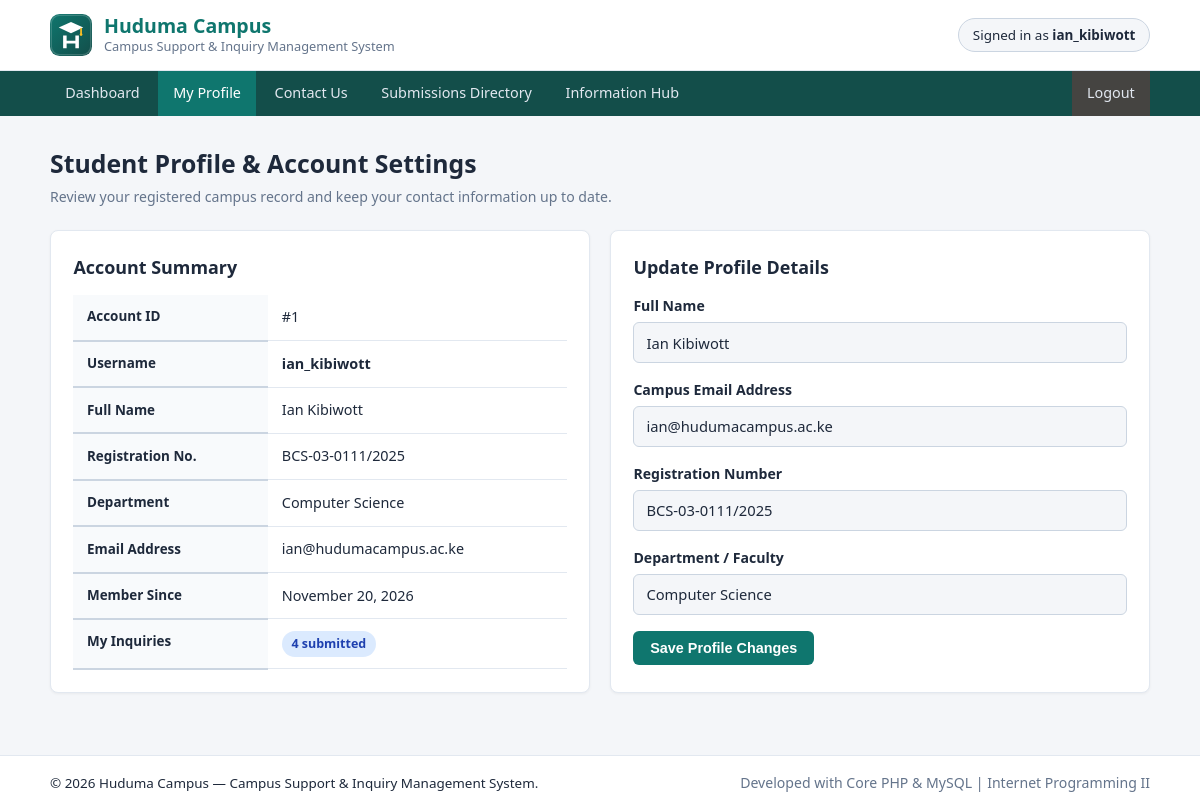
The page /pages/profile.php (signed in) on the database its author committed.
### tables this page shows
CREATE TABLE users (
    id INT AUTO_INCREMENT PRIMARY KEY,
    username VARCHAR(50) NOT NULL UNIQUE,
    email VARCHAR(120) NOT NULL UNIQUE,
    password_hash VARCHAR(255) NOT NULL,
    full_name VARCHAR(100) NOT NULL,
    reg_number VARCHAR(40) NOT NULL DEFAULT 'N/A',
    department VARCHAR(80) NOT NULL DEFAULT 'General',
    created_at DATETIME NOT NULL DEFAULT CURRENT_TIMESTAMP,
     
    INDEX idx_users_email (email),
    INDEX idx_users_username (username)
);

### pages/profile.php (the view, shortened to what this page needs)
<?php
require_once __DIR__ . '/../config/db.php';
$userId  = (int)$_SESSION['user_id'];
$userStmt = $pdo->prepare(
    "SELECT id, username, email, full_name, reg_number, department, created_at
     FROM users
     WHERE id = :id
     LIMIT 1"
);
$userStmt->execute([':id' => $userId]);
$user = $userStmt->fetch();
$countStmt = $pdo->prepare("SELECT COUNT(id) FROM submissions WHERE user_id = :user_id");
$countStmt->execute([':user_id' => $userId]);
$myInquiryCount = (int)$countStmt->fetchColumn();
include __DIR__ . '/../includes/header.php';
?>
<section class="page-header">
    <h1>Student Profile &amp; Account Settings</h1>
    <p class="muted">Review your registered campus record and keep your contact information up to date.</p>
</section>
<section class="grid-2">
    <div class="card">
        <h2>Account Summary</h2>
        <table class="data-table">
            <tbody>
                <tr>
                    <th>Account ID</th>
                    <td>#<?= (int)$user['id'] ?></td>
                </tr>
                <tr>
                    <th>Username</th>
                    <td><strong><?= htmlspecialchars($user['username'], ENT_QUOTES, 'UTF-8') ?></strong></td>
                </tr>
                <tr>
                    <th>Full Name</th>
                    <td><?= htmlspecialchars($user['full_name'], ENT_QUOTES, 'UTF-8') ?></td>
                </tr>
                <tr>
                    <th>Registration No.</th>
                    <td><?= htmlspecialchars($user['reg_number'], ENT_QUOTES, 'UTF-8') ?></td>
                </tr>
                <tr>
                    <th>Department</th>
                    <td><?= htmlspecialchars($user['department'], ENT_QUOTES, 'UTF-8') ?></td>
                </tr>
                <tr>
                    <th>Email Address</th>
                    <td><?= htmlspecialchars($user['email'], ENT_QUOTES, 'UTF-8') ?></td>
                </tr>
                <tr>
                    <th>Member Since</th>
                    <td><?= htmlspecialchars(date('F j, Y', strtotime($user['created_at'])), ENT_QUOTES, 'UTF-8') ?></td>
                </tr>
                <tr>
                    <th>My Inquiries</th>
                    <td><span class="badge badge-progress"><?= $myInquiryCount ?> submitted</span></td>
                </tr>
            </tbody>
        </table>
    </div>
    <div class="card">
        <h2>Update Profile Details</h2>
        <form method="POST" action="profile.php" novalidate>
            <div class="form-group">
                <label for="full_name">Full Name</label>
                <input type="text" id="full_name" name="full_name"
                       value="<?= htmlspecialchars($user['full_name'], ENT_QUOTES, 'UTF-8') ?>" required>
            </div>
            <div class="form-group">
                <label for="email">Campus Email Address</label>
                <input type="email" id="email" name="email"
                       value="<?= htmlspecialchars($user['email'], ENT_QUOTES, 'UTF-8') ?>" required>
            </div>
            <div class="form-group">
                <label for="reg_number">Registration Number</label>
                <input type="text" id="reg_number" name="reg_number"
                       value="<?= htmlspecialchars($user['reg_number'], ENT_QUOTES, 'UTF-8') ?>" required>
            </div>
            <div class="form-group">
                <label for="department">Department / Faculty</label>
                <input type="text" id="department" name="department"
                       value="<?= htmlspecialchars($user['department'], ENT_QUOTES, 'UTF-8') ?>" required>
            </div>
            <button type="submit" class="btn">Save Profile Changes</button>
        </form>
    </div>
</section>
<?php include __DIR__ . '/../includes/footer.php'; ?>

### assets/style.css (style rules this page uses)
:root { --bg: #f4f6f9; --surface: #ffffff; --surface-alt: #f8fafc; --text: #1e293b; --muted: #64748b; --border: #cbd5e1; --border-light: #e2e8f0; --primary: #0f766e; --primary-hover: #115e59; --nav-bg: #134e4a; --danger: #dc2626; --danger-hover: #b91c1c; --secondary: #475569; --secondary-hover: #334155; }
*, *::before, *::after { box-sizing: border-box; margin: 0; padding: 0; }
body { font-family: "Segoe UI", Roboto, -apple-system, BlinkMacSystemFont, Arial, sans-serif; background-color: var(--bg); color: var(--text); font-size: 15px; line-height: 1.55; min-height: 100vh; display: flex; flex-direction: column; }
.page-header { margin-bottom: 1.4rem; }
.page-header h1 { font-size: 1.55rem; font-weight: 700; margin-bottom: 0.25rem; }
.muted { color: var(--muted); font-size: 0.88rem; }
.card { background: var(--surface); border: 1px solid var(--border-light); border-radius: 8px; padding: 1.4rem; margin-bottom: 1.4rem; box-shadow: 0 1px 3px rgba(0, 0, 0, 0.05); }
.card h2, .card h3 { font-size: 1.12rem; font-weight: 700; margin-bottom: 0.85rem; }
.grid-2 { display: grid; grid-template-columns: repeat(auto-fit, minmax(330px, 1fr)); gap: 1.25rem; }
.form-group { margin-bottom: 1rem; }
.form-group label { display: block; font-weight: 600; font-size: 0.88rem; margin-bottom: 0.35rem; }
input[type="text"], input[type="email"], input[type="password"], select, textarea { width: 100%; padding: 0.58rem 0.75rem; border: 1px solid var(--border); border-radius: 6px; background: var(--bg); color: var(--text); font-size: 0.92rem; font-family: inherit; }
.btn { display: inline-block; background: var(--primary); color: #ffffff !important; border: none; padding: 0.58rem 1.05rem; border-radius: 6px; font-size: 0.9rem; font-weight: 600; cursor: pointer; text-decoration: none !important; text-align: center; white-space: nowrap; }
.badge { display: inline-block; padding: 0.2rem 0.6rem; border-radius: 999px; font-size: 0.78rem; font-weight: 600; white-space: nowrap; }
.badge-progress { background: #dbeafe; color: #1e40af; }
.data-table { width: 100%; border-collapse: collapse; font-size: 0.9rem; }
.data-table th, .data-table td { padding: 0.72rem 0.85rem; border-bottom: 1px solid var(--border-light); text-align: left; vertical-align: top; }
.data-table th { background: var(--surface-alt); font-weight: 600; font-size: 0.84rem; border-bottom: 2px solid var(--border); white-space: nowrap; }

### rows shown on the page
users: id "1", username "ian_kibiwott", full_name "Ian Kibiwott", reg_number "BCS-03-0111/2025", department "Computer Science", email "ian@hudumacampus.ac.ke", created_at "November 20, 2026"

### other values the page prints
APP_NAME "Huduma Campus"
APP_SUBTITLE "Campus Support & Inquiry Management System"
$_SESSION['username'] "ian_kibiwott"
$myInquiryCount "4"
